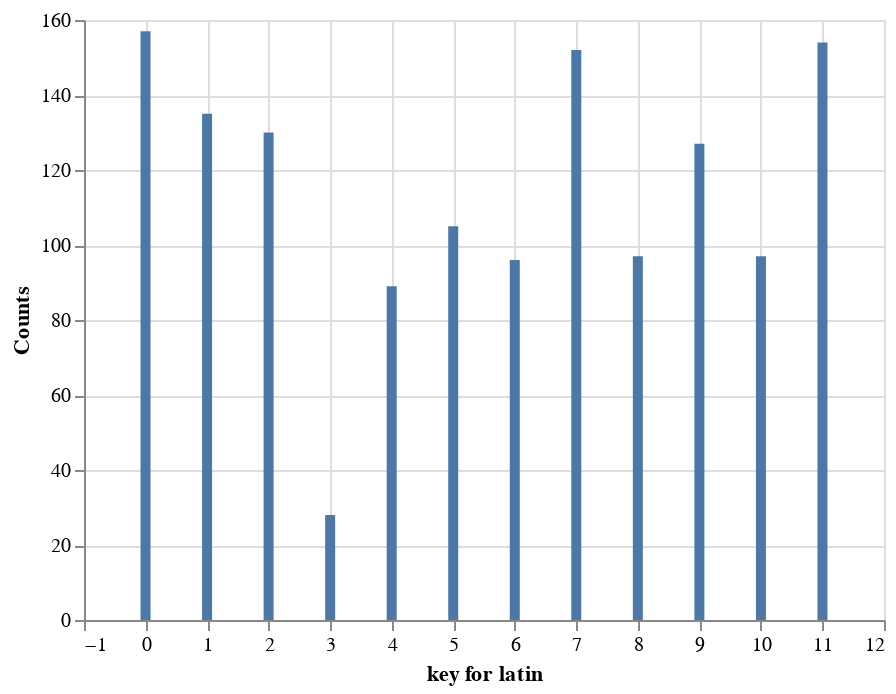

This figure's notebook cell:
### Code cell
plt.figure(figsize=(10,10))
df_temp = alldfs[(alldfs['category']=='latin')]
df_temp = df_temp["key"].value_counts()
df_temp = df_temp.reset_index()
df_temp.rename(columns={"index": "key for 'latin'", "key": "Counts"})

newdf = df_temp.rename(columns={"index": "key for latin", "key": "Counts"})
alt.Chart(newdf).mark_bar().encode(
    x='key for latin',
    y='Counts:Q'
)

### Figure 1 — Vega-Lite specification as saved in the notebook (floating-point values rounded to 4 significant figures)
{"config": {"view": {"continuousWidth": 400, "continuousHeight": 300}}, "data": {"name": "data-91d613161afc2585625b7699727001be"}, "mark": "bar", "encoding": {"x": {"type": "quantitative", "field": "key for latin"}, "y": {"type": "quantitative", "field": "Counts"}}, "$schema": "https://vega.github.io/schema/vega-lite/v4.8.1.json", "datasets": {"data-91d613161afc2585625b7699727001be": [{"key for latin": 0, "Counts": 157}, {"key for latin": 11, "Counts": 154}, {"key for latin": 7, "Counts": 152}, {"key for latin": 1, "Counts": 135}, {"key for latin": 2, "Counts": 130}, {"key for latin": 9, "Counts": 127}, {"key for latin": 5, "Counts": 105}, {"key for latin": 10, "Counts": 97}, {"key for latin": 8, "Counts": 97}, {"key for latin": 6, "Counts": 96}, {"key for latin": 4, "Counts": 89}, {"key for latin": 3, "Counts": 28}]}}
